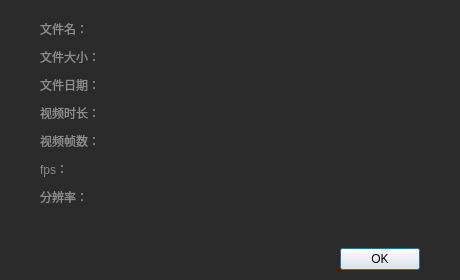
<?xml version="1.0" encoding="UTF-8"?>
<ui version="4.0">
 <class>VideoPropertyDialog</class>
 <widget class="QDialog" name="VideoPropertyDialog">
  <property name="geometry">
   <rect>
    <x>0</x>
    <y>0</y>
    <width>460</width>
    <height>280</height>
   </rect>
  </property>
  <property name="maximumSize">
   <size>
    <width>460</width>
    <height>280</height>
   </size>
  </property>
  <property name="windowTitle">
   <string>VideoProperty</string>
  </property>
  <property name="styleSheet">
   <string notr="true">#VideoPropertyDialog{background-color:  rgb(43,43,43); }
QLabel{color: #8b8b8b;}</string>
  </property>
  <layout class="QVBoxLayout" name="verticalLayout">
   <property name="leftMargin">
    <number>40</number>
   </property>
   <property name="topMargin">
    <number>20</number>
   </property>
   <property name="rightMargin">
    <number>40</number>
   </property>
   <property name="bottomMargin">
    <number>10</number>
   </property>
   <item>
    <layout class="QGridLayout" name="gridLayout">
     <property name="horizontalSpacing">
      <number>20</number>
     </property>
     <property name="verticalSpacing">
      <number>10</number>
     </property>
     <item row="0" column="0">
      <widget class="QLabel" name="label">
       <property name="text">
        <string>文件名：</string>
       </property>
      </widget>
     </item>
     <item row="0" column="1">
      <widget class="QLabel" name="labelFileName">
       <property name="sizePolicy">
        <sizepolicy hsizetype="Expanding" vsizetype="Preferred">
         <horstretch>0</horstretch>
         <verstretch>0</verstretch>
        </sizepolicy>
       </property>
       <property name="text">
        <string/>
       </property>
      </widget>
     </item>
     <item row="1" column="0">
      <widget class="QLabel" name="label_4">
       <property name="text">
        <string>文件大小：</string>
       </property>
      </widget>
     </item>
     <item row="1" column="1">
      <widget class="QLabel" name="labelFileSize">
       <property name="sizePolicy">
        <sizepolicy hsizetype="Expanding" vsizetype="Preferred">
         <horstretch>0</horstretch>
         <verstretch>0</verstretch>
        </sizepolicy>
       </property>
       <property name="text">
        <string/>
       </property>
      </widget>
     </item>
     <item row="2" column="0">
      <widget class="QLabel" name="label_6">
       <property name="text">
        <string>文件日期：</string>
       </property>
      </widget>
     </item>
     <item row="2" column="1">
      <widget class="QLabel" name="labelFileTime">
       <property name="sizePolicy">
        <sizepolicy hsizetype="Expanding" vsizetype="Preferred">
         <horstretch>0</horstretch>
         <verstretch>0</verstretch>
        </sizepolicy>
       </property>
       <property name="text">
        <string/>
       </property>
      </widget>
     </item>
     <item row="3" column="0">
      <widget class="QLabel" name="label_8">
       <property name="text">
        <string>视频时长：</string>
       </property>
      </widget>
     </item>
     <item row="3" column="1">
      <widget class="QLabel" name="labelVideoTimes">
       <property name="sizePolicy">
        <sizepolicy hsizetype="Expanding" vsizetype="Preferred">
         <horstretch>0</horstretch>
         <verstretch>0</verstretch>
        </sizepolicy>
       </property>
       <property name="text">
        <string/>
       </property>
      </widget>
     </item>
     <item row="4" column="0">
      <widget class="QLabel" name="label_10">
       <property name="text">
        <string>视频帧数：</string>
       </property>
      </widget>
     </item>
     <item row="4" column="1">
      <widget class="QLabel" name="labelVideoFrames">
       <property name="sizePolicy">
        <sizepolicy hsizetype="Expanding" vsizetype="Preferred">
         <horstretch>0</horstretch>
         <verstretch>0</verstretch>
        </sizepolicy>
       </property>
       <property name="text">
        <string/>
       </property>
      </widget>
     </item>
     <item row="5" column="0">
      <widget class="QLabel" name="label_12">
       <property name="text">
        <string>fps：</string>
       </property>
      </widget>
     </item>
     <item row="5" column="1">
      <widget class="QLabel" name="labelVideoFps">
       <property name="sizePolicy">
        <sizepolicy hsizetype="Expanding" vsizetype="Preferred">
         <horstretch>0</horstretch>
         <verstretch>0</verstretch>
        </sizepolicy>
       </property>
       <property name="text">
        <string/>
       </property>
      </widget>
     </item>
     <item row="6" column="0">
      <widget class="QLabel" name="label_14">
       <property name="text">
        <string>分辨率：</string>
       </property>
      </widget>
     </item>
     <item row="6" column="1">
      <widget class="QLabel" name="labelVideoResolution">
       <property name="sizePolicy">
        <sizepolicy hsizetype="Expanding" vsizetype="Preferred">
         <horstretch>0</horstretch>
         <verstretch>0</verstretch>
        </sizepolicy>
       </property>
       <property name="text">
        <string/>
       </property>
      </widget>
     </item>
    </layout>
   </item>
   <item>
    <spacer name="verticalSpacer">
     <property name="orientation">
      <enum>Qt::Vertical</enum>
     </property>
     <property name="sizeHint" stdset="0">
      <size>
       <width>20</width>
       <height>4</height>
      </size>
     </property>
    </spacer>
   </item>
   <item>
    <layout class="QHBoxLayout" name="horizontalLayout">
     <item>
      <spacer name="horizontalSpacer">
       <property name="orientation">
        <enum>Qt::Horizontal</enum>
       </property>
       <property name="sizeHint" stdset="0">
        <size>
         <width>40</width>
         <height>20</height>
        </size>
       </property>
      </spacer>
     </item>
     <item>
      <widget class="QPushButton" name="pushButton">
       <property name="text">
        <string>OK</string>
       </property>
      </widget>
     </item>
    </layout>
   </item>
  </layout>
 </widget>
 <resources/>
 <connections/>
</ui>
